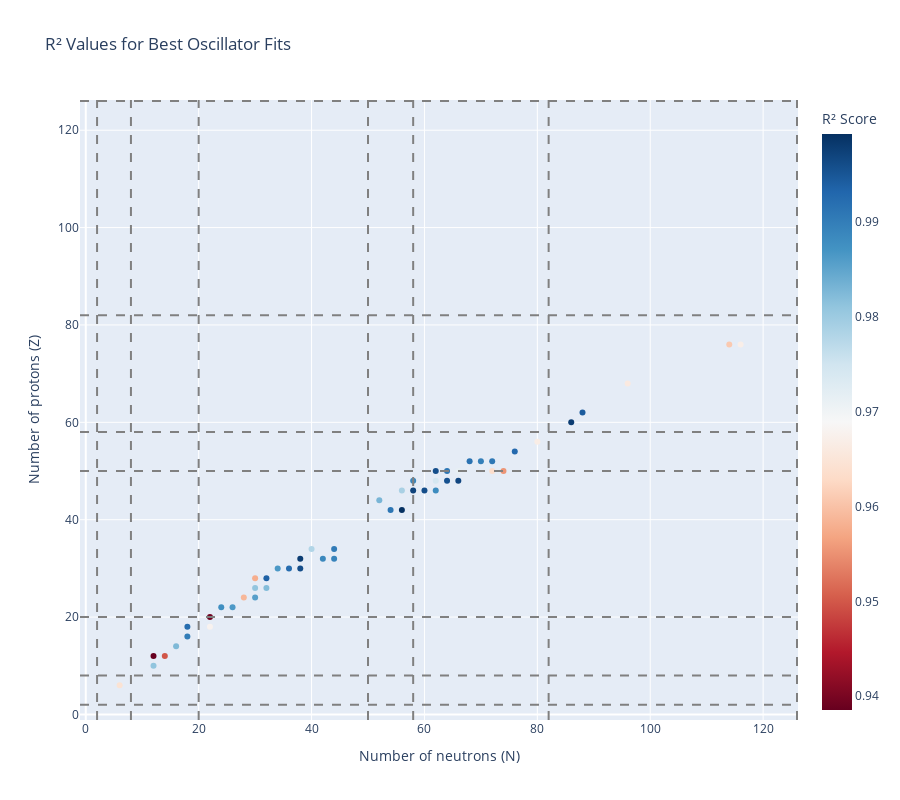

Notebook code cell kept with this figure:
### Code cell
df_to_plot = best_osc_merged
# df_to_plot = merged

fig = px.scatter(df_to_plot.groupby(by=df_to_plot.index).head(1).reset_index(), 
          # x='a', 
          x='n',
          y='z', 
          color='r2',
          title='R² Values for Best Oscillator Fits',
          # labels={'z': 'Number of protons (Z)', 'a': 'Weight (A)', 'r2': 'R² Score'},
          labels={'z': 'Number of protons (Z)', 'n': 'Number of neutrons (N)', 'r2': 'R² Score'},
          color_continuous_scale='RdBu',
          height=800)


magic_numbers = [2, 8, 20, 50, 58, 82, 126]

for i, m in enumerate(magic_numbers):
    fig.add_vline(x=m, line_dash="dash", line_color="gray", name="Magic numbers" if i==0 else None)

    fig.add_hline(y=m, line_dash="dash", line_color="gray")
    # fig.add_scatter(x=[m,200], y=[0,200-m], mode='lines', line_dash="dash", line_color='gray', showlegend=i==0, name="Magic numbers" if i==0 else None)

fig.show()

### Figure 1 — Plotly figure (JSON) as saved in the notebook; plotly's stock layout.template omitted (floating-point values rounded to 4 significant figures)
{"data": [{"hovertemplate": "Number of neutrons (N)=%{x}<br>Number of protons (Z)=%{y}<br>R² Score=%{marker.color}<extra></extra>", "legendgroup": "", "marker": {"color": [0.9645, 0.9811, 0.9386, 0.9499, 0.9826, 0.9902, 0.9923, 0.9679, 0.9392, 0.9876, 0.9864, 0.9588, 0.9856, 0.981, 0.9822, 0.9578, 0.9938, 0.9865, 0.9924, 0.9961, 0.9979, 0.9886, 0.9894, 0.9781, 0.9904, 0.9911, 0.9993, 0.983, 0.9789, 0.9972, 0.996, 0.9882, 0.9888, 0.9743, 0.9956, 0.9968, 0.9959, 0.9911, 0.9715, 0.9635, 0.9554, 0.9917, 0.9899, 0.9908, 0.9928, 0.9668, 0.9979, 0.9944, 0.966, 0.9608, 0.967], "coloraxis": "coloraxis", "symbol": "circle"}, "mode": "markers", "name": "", "orientation": "v", "showlegend": false, "type": "scatter", "x": [6, 12, 12, 14, 16, 18, 18, 22, 22, 24, 26, 28, 30, 30, 32, 30, 32, 34, 36, 38, 38, 42, 44, 40, 44, 54, 56, 52, 56, 58, 60, 62, 58, 62, 64, 66, 62, 64, 66, 72, 74, 68, 70, 72, 76, 80, 86, 88, 96, 114, 116], "xaxis": "x", "y": [6, 10, 12, 12, 14, 16, 18, 18, 20, 22, 22, 24, 24, 26, 26, 28, 28, 30, 30, 30, 32, 32, 32, 34, 34, 42, 42, 44, 46, 46, 46, 46, 48, 48, 48, 48, 50, 50, 50, 50, 50, 52, 52, 52, 54, 56, 60, 62, 68, 76, 76], "yaxis": "y"}], "layout": {"coloraxis": {"colorbar": {"title": {"text": "R² Score"}}, "colorscale": [[0, "rgb(103,0,31)"], [0.1, "rgb(178,24,43)"], [0.2, "rgb(214,96,77)"], [0.3, "rgb(244,165,130)"], [0.4, "rgb(253,219,199)"], [0.5, "rgb(247,247,247)"], [0.6, "rgb(209,229,240)"], [0.7, "rgb(146,197,222)"], [0.8, "rgb(67,147,195)"], [0.9, "rgb(33,102,172)"], [1, "rgb(5,48,97)"]]}, "height": 800, "legend": {"tracegroupgap": 0}, "shapes": [{"line": {"color": "gray", "dash": "dash"}, "name": "Magic numbers", "type": "line", "x0": 2, "x1": 2, "xref": "x", "y0": 0, "y1": 1, "yref": "y domain"}, {"line": {"color": "gray", "dash": "dash"}, "type": "line", "x0": 0, "x1": 1, "xref": "x domain", "y0": 2, "y1": 2, "yref": "y"}, {"line": {"color": "gray", "dash": "dash"}, "type": "line", "x0": 8, "x1": 8, "xref": "x", "y0": 0, "y1": 1, "yref": "y domain"}, {"line": {"color": "gray", "dash": "dash"}, "type": "line", "x0": 0, "x1": 1, "xref": "x domain", "y0": 8, "y1": 8, "yref": "y"}, {"line": {"color": "gray", "dash": "dash"}, "type": "line", "x0": 20, "x1": 20, "xref": "x", "y0": 0, "y1": 1, "yref": "y domain"}, {"line": {"color": "gray", "dash": "dash"}, "type": "line", "x0": 0, "x1": 1, "xref": "x domain", "y0": 20, "y1": 20, "yref": "y"}, {"line": {"color": "gray", "dash": "dash"}, "type": "line", "x0": 50, "x1": 50, "xref": "x", "y0": 0, "y1": 1, "yref": "y domain"}, {"line": {"color": "gray", "dash": "dash"}, "type": "line", "x0": 0, "x1": 1, "xref": "x domain", "y0": 50, "y1": 50, "yref": "y"}, {"line": {"color": "gray", "dash": "dash"}, "type": "line", "x0": 58, "x1": 58, "xref": "x", "y0": 0, "y1": 1, "yref": "y domain"}, {"line": {"color": "gray", "dash": "dash"}, "type": "line", "x0": 0, "x1": 1, "xref": "x domain", "y0": 58, "y1": 58, "yref": "y"}, {"line": {"color": "gray", "dash": "dash"}, "type": "line", "x0": 82, "x1": 82, "xref": "x", "y0": 0, "y1": 1, "yref": "y domain"}, {"line": {"color": "gray", "dash": "dash"}, "type": "line", "x0": 0, "x1": 1, "xref": "x domain", "y0": 82, "y1": 82, "yref": "y"}, {"line": {"color": "gray", "dash": "dash"}, "type": "line", "x0": 126, "x1": 126, "xref": "x", "y0": 0, "y1": 1, "yref": "y domain"}, {"line": {"color": "gray", "dash": "dash"}, "type": "line", "x0": 0, "x1": 1, "xref": "x domain", "y0": 126, "y1": 126, "yref": "y"}], "title": {"text": "R² Values for Best Oscillator Fits"}, "xaxis": {"anchor": "y", "domain": [0, 1], "title": {"text": "Number of neutrons (N)"}}, "yaxis": {"anchor": "x", "domain": [0, 1], "title": {"text": "Number of protons (Z)"}}}}
